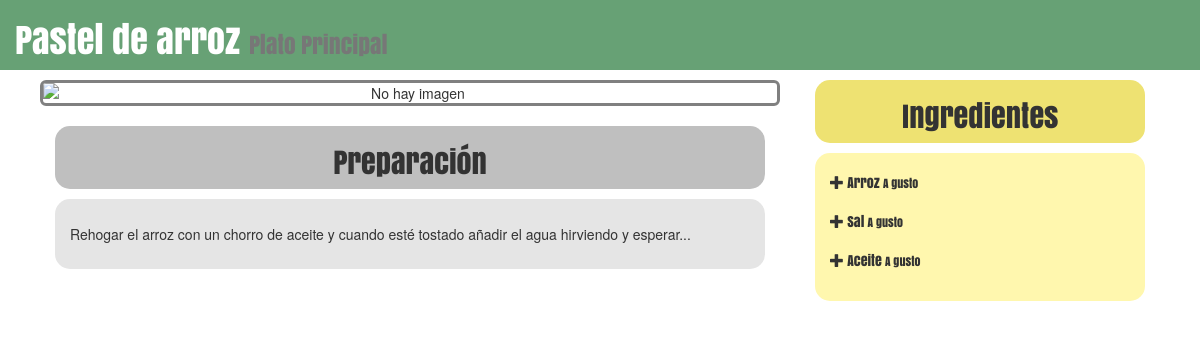
The app's page /recetario/recetas/4/, older data.
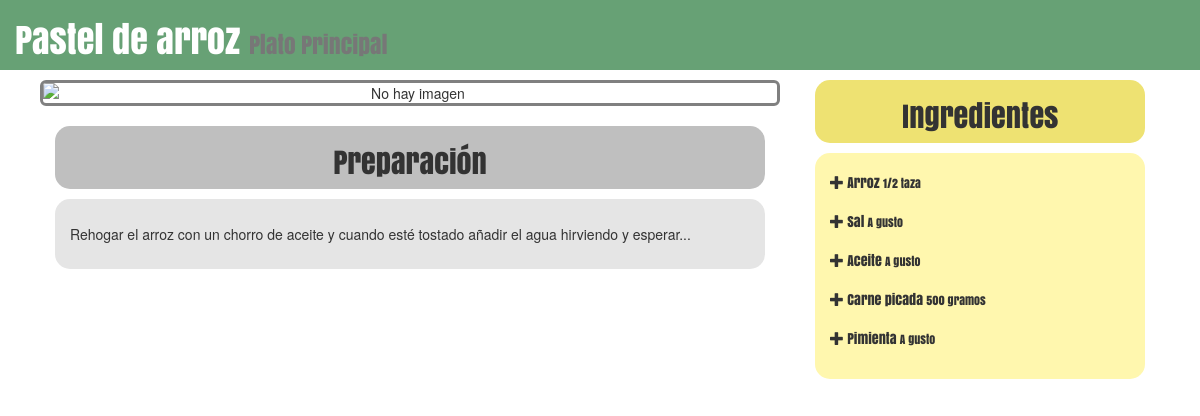
The same page, newer data.
### recetario/models.py (models this page shows, shortened)
class DetalleReceta(models.Model):
	cantidad = models.CharField(max_length=20)
	receta = models.ForeignKey(Receta)
	ingrediente = models.ForeignKey(Ingrediente)
	class Meta:
		verbose_name = 'Detalle Ingrediente'
		verbose_name_plural = 'Detalle Ingredientes'

class Ingrediente(models.Model):
	nombre = models.CharField(max_length=30)
	gluten = models.BooleanField(default=False, verbose_name='Contiene gluten?')
	def __unicode__(self):
		return self.nombre

### recetario/views.py (the view)
# urls.py: url(r'^recetas/(?P<pk>[0-9]+)/$', views.RecetaDetail.as_view(), name='detallereceta'),
class RecetaDetail(generic.DetailView):
    model = Receta
    context_object_name = 'receta'

### recetario/templates/recetario/receta_detail.html (shortened to what this page needs)
{% load staticfiles %}
<html>
<head>
	<link rel="stylesheet" href="{% static 'recetario/css/bootstrap.css' %}" type="text/css">
	<link rel="stylesheet" href="{% static 'recetario/css/font.css' %}" type="text/css">
	<link rel="stylesheet" href="{% static 'recetario/css/stylesheet.css' %}" type="text/css">
</head>
<body>
	<header id="receta-header">
		<div class="container">
			<div class="row">
				<h1>{{ receta.nombre }} <small>{{ receta.categoria.nombre }}</small></h1>
			</div>
		</div>
	</header>
	<section>
		<div class="container">
			<div class="col-xs-6 col-sm-7 col-md-8 col-lg-8">
				<div class="row" align="center">
					<img class="img img-responsive img-rounded" src="/media/{{ receta.image }}" alt="No hay imagen" width="" height="auto">
				</div>
				<div id="preparacion-header" class="row">
					<h2 class="text-center">Preparación</h2>
				</div>
				<div id="preparacion-body" class="row">
					<p>{{ receta.preparacion | linebreaks }}</p>
				</div>
			</div>
			<div class="col-xs-6 col-sm-5 col-md-4 col-lg-4">
				<div id="ingredientes-header" class="row">
					<h2 class="text-center">Ingredientes</h2>
				</div>
				<div id="ingredientes-list" class="row">
					<ul class="list-group">
					{% for detalle in receta.detallereceta_set.all %}
						<li class="list-group-item"><span class="glyphicon glyphicon-plus"></span> {{ detalle.ingrediente }} <small>{{ detalle.cantidad }}</small></li>
					{% endfor %}
					</ul>
				</div>
			</div>
		</div>
	</section>
</body>
</html>

Row changes from the older to the newer data that the page shows:
changed DetalleReceta "Arroz": cantidad "A gusto" → "1/2 taza"
added DetalleReceta: ingrediente "Carne picada", cantidad "500 gramos"
added DetalleReceta: ingrediente "Pimienta", cantidad "A gusto"
